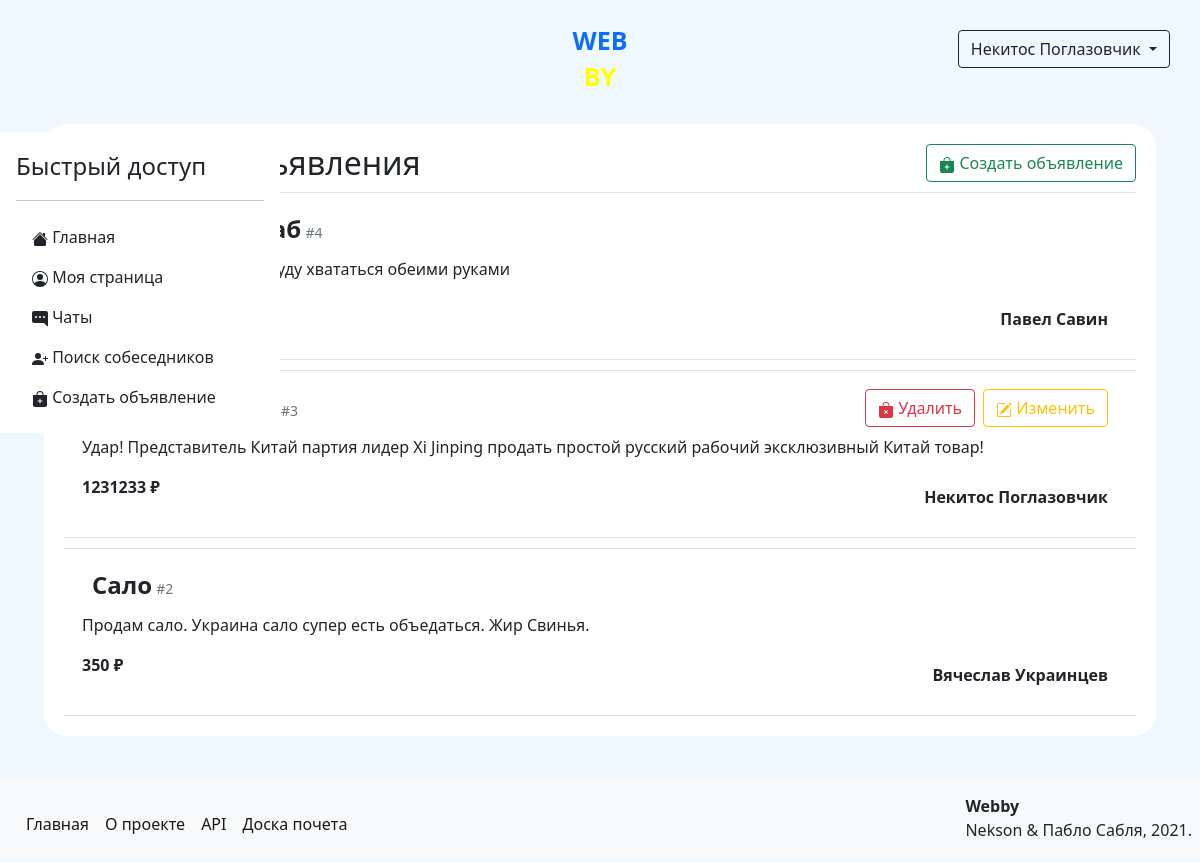
The page / (signed in) on the database its author committed.
### data/models/user.py (models this page shows, shortened)
class User(SqlAlchemyBase, UserMixin, SerializerMixin):
    __tablename__ = 'users'  # название таблицы с моделью в базе данных
    serialize_rules = (
        '-advertisements', '-rank_id', '-admin', '-hashed_password')  # правила преобразования объекта модели в json
    id = Column(Integer, autoincrement=True, primary_key=True)  # id пользователя
    name = Column(Unicode)  # имя пользователя
    surname = Column(Unicode)  # фамилия пользователя
    birthday = Column(DateTime)  # день рождения пользователя
    email = Column(String, unique=True)  # email адресс пользователя
    phone_number = Column(String, unique=True)  # номер телефона пользователя
    hashed_password = Column(String)  # хэшированный пароль пользователя
    registration_time = Column(DateTime, default=datetime.now)  # время регистрации пользователя
    rating = Column(Integer, default=0)  # рейтинг пользователя
    rank_id = Column(Integer, ForeignKey('ranks.id'))  # id ранга пользователя
    admin = Column(Boolean, default=0)  # права пользователя
    advertisements = relationship('Advertisement', back_populates='author')  # объекты объявлений пользователя
    interests = relationship('Interest', secondary='users_to_interests',
                             backref='users')  # объекты интересов пользователя
    rank = relationship('Rank')  # объект ранга пользователя

### data/models/advertisements.py (models this page shows, shortened)
class Advertisement(SqlAlchemyBase, SerializerMixin):
    __tablename__ = 'advertisements'  # название таблицы с моделью в базе данных
    serialize_rules = ('-author.email', '-author.registration_time', '-author.interests', '-author_id',
                       '-content_id')  # правила преобразования объекта модели в json
    id = Column(Integer, primary_key=True, autoincrement=True)  # id объявления
    title = Column(String)  # название объявления
    author_id = Column(Integer, ForeignKey('users.id'))  # id автора объявления
    created_at = Column(DateTime, default=datetime.now)  # время создания объявления
    price = Column(Integer)  # стоимость объявления
    content_id = Column(Integer, ForeignKey('contents.id'))  # id содержания объявления
    author = relationship('User', back_populates='advertisements')  # объект автора объявления
    content = relationship('Content')  # объект содержания объявления
    interests = relationship('Interest', secondary='advertisements_to_interests',
                             backref='advertisements')  # объект интересов объявления

### data/models/content.py (models this page shows)
class Content(SqlAlchemyBase, SerializerMixin):
    __tablename__ = 'contents'  # название таблицы с моделью в базе данных
    serialize_rules = ('-id',)  # правила преобразования объекта модели в json
    id = Column(Integer, autoincrement=True, primary_key=True)  # id контента
    content = Column(Text)  # контент

### main.py (the view)
@app.route('/')
def index():
    if not current_user.is_authenticated:  # проверяем аутентифицирован ли пользователь
        return render_template('roadmap.html')  # если нет - показываем ему планы разработчиков
    session = create_session()
    advertisements = session.query(Advertisement).all()[::-1][:6]  # получаем список последних 5 объявлений
    return render_template('actual_ads.html', ads=advertisements)

### data/db_session.py (called while the page is built)
def create_session() -> Session:
    global __factory
    return __factory()

### main.py (called while the page is built)
@login_manager.user_loader
def load_user(user_id):
    session = create_session()
    return session.query(User).get(user_id)

### templates/actual_ads.html (shortened to what this page needs)
{% extends "base.html" %}
{% block content %}
    <form>
        <div class="clearfix">
            <h2 class="float-right d-inline">Недавние объявления</h2>
            <a href="/advertisements/create" class="btn btn-outline-success float-end">
                Создать объявление
            </a>
        </div>
        {% for ad in ads %}
            <div class="p-2 border-top border-bottom">
                <div class="clearfix">
                    <div>
                        <span>
                            <b class="fs-4">{{ ad.title }}</b>
                            <small class="text-secondary">#{{ ad.id }}</small>
                        </span>
                        {% if current_user == ad.author %}
                            <a href="/advertisements/{{ ad.id }}/edit" class="btn btn-outline-warning float-end">
                                Изменить
                            </a>
                            <a href="/advertisements/{{ ad.id }}/delete" class="btn btn-outline-danger me-2 float-end">
                                Удалить
                            </a>
                        {% endif %}
                    </div>
                    <p>{{ ad.content.content }}</p>
                    <b>{{ ad.price }} ₽</b>
                    <div class="float-end">
                        <a href="/profile/{{ ad.author.id }}" class="text-reset"><b>{{ ad.author.name }} {{ ad.author.surname }}</b></a>
                    </div>
                </div>
            </div>
        {% endfor %}
    </form>
{% endblock %}

### templates/base.html (shortened to what this page needs)
<!DOCTYPE html>
<html lang="en">
<head>
    <link rel="stylesheet" href="/static/css/style.css">
    <link rel="stylesheet" href="https://cdn.jsdelivr.net/npm/bootstrap@5.0.0-beta1/dist/css/bootstrap.min.css"
>
</head>
<body>
<div class="wrapper">
    <div class="header clearfix">
        {% if current_user.is_authenticated %}
        <div class="dropdown float-end">
            <button class="btn btn-outline-dark dropdown-toggle" type="button" id="dropdownMenuButton"
                    data-toggle="dropdown" aria-haspopup="true" aria-expanded="false">
                {{ current_user.name }} {{ current_user.surname }}
            </button>
        </div>
        {% endif %}
        <div class="logo">
            <a href="/">
                <p class="text-primary">WEB</p>
                <p class="yellow">BY</p>
            </a>
        </div>
    </div>
    {% if current_user.is_authenticated %}
    <div class="d-flex flex-column p-3 bg-white sidebar"
         style="width: 280px; position: fixed; border-radius: 0 10px 10px 0; margin-left: 0px;">
        <span class="fs-4">Быстрый доступ</span>
        <hr>
        <ul class="nav nav-pills flex-column mb-auto">
            <li class="nav-item">
                <a href="/" class="nav-link link-dark">
                    Главная
                </a>
            </li>
            <li>
                <a href="/profile/{{ current_user.id }}" class="nav-link link-dark">
                    Моя страница
                </a>
            </li>
            <li>
                <a href="/chats" class="nav-link link-dark">
                    Чаты
                </a>
            </li>
            <li>
                <a href="/search" class="nav-link link-dark">
                    Поиск собеседников
                </a>
            </li>
            <li>
                <a href="/advertisements/create" class="nav-link link-dark">
                    Создать объявление
                </a>
            </li>
        </ul>
    </div>
    {% endif %}
    <main role="main" class="container clearfix">
        {% block content %}{% endblock %}
    </main>
    <footer class="clearfix p-2 bg-light">
        <span class="fs-6 float-end mt-2"><b>Webby</b><br>Nekson & Пабло Сабля, 2021.</span>
        <nav class="navbar navbar-expand-lg navbar-light">
            <div class="collapse navbar-collapse" id="navbarSupportedContent">
                <ul class="navbar-nav me-auto mb-2 mb-lg-0">
                    <li class="nav-item">
                        <a class="nav-link active" href="/">Главная</a>
                    </li>
                    <li class="nav-item">
                        <a class="nav-link active" href="/info">О проекте</a>
                    </li>
                    <li class="nav-item">
                        <a class="nav-link active" href="/api">API</a>
                    </li>
                    <li class="nav-item">
                        <a class="nav-link active" href="/top">Доска почета</a>
                    </li>
                </ul>
            </div>
        </nav>
    </footer>
</div>
</body>
</html>

### static/css/style.css (style rules this page uses)
body { background-color: aliceblue !important; }
.logo { text-align: center; margin-left: auto; margin-right: auto; margin-top: 10px; margin-bottom: 10px; max-width: 150px; font-size: 25px; font-weight: 700; line-height: 20px; }
a { text-decoration: none !important; }
.header { background-color: aliceblue; margin-bottom: 10px; padding: 10px; }
.yellow { color: yellow; }
div { margin: 10px; }
form { margin-left: auto; margin-right: auto; background-color: white; border: solid 2px aliceblue; border-radius: 25px; padding: 10px; }
html, body { height: 100%; }
footer { position: absolute; left: 0; bottom: 0; width: 100%; height: 80px; }
.wrapper { position: relative; min-height: 100%; margin: 0!important }
main { padding-bottom: 120px }

### rows shown on the page
User: name "Некитос", surname "Поглазовчик"
Advertisement: id "4", content.content "Очень нужен, за таким буду хвататься обеими руками", author.name "Павел", author.surname "Савин"
Advertisement: id "3", content.content "Удар! Представитель Китай партия лидер Xi Jinping продать простой русский рабочий эксклюзивный Китай товар!", price "1231233", author.name "Некитос", author.surname "Поглазовчик"
Advertisement: title "Сало", id "2", content.content "Продам сало. Украина сало супер есть объедаться. Жир Свинья.", price "350", author.name "Вячеслав", author.surname "Украинцев"
